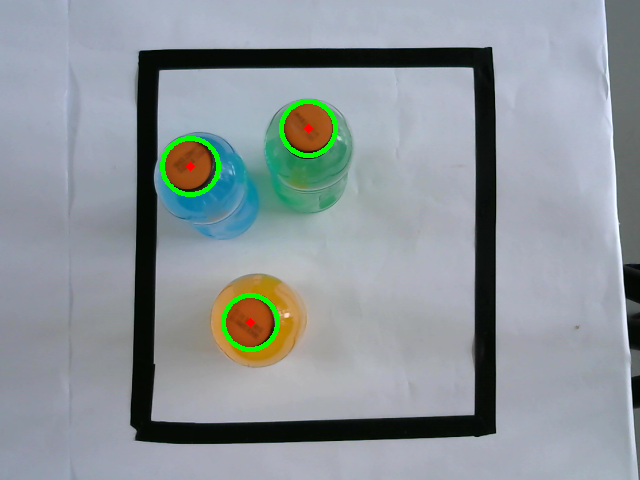
#> input picture process_img/example.png, 640 x 480 px, given in place of the camera
$ python avalos.py   (older library calls are emulated)
#> lines starting #> are read from the running program, lines starting #| are printed output that depends on the picture; after the words box and inside, x2 and y2 are one past the last pixel; in counts of white or black regions, pixels touching at a corner belong together
import numpy as np
import cv2
from matplotlib import pyplot as plt
cam = cv2.VideoCapture(1)


while (cam.isOpened()):
    # Leer los frames: retval=True si hay una imagen valida en la camara
    retval, cv_image = cam.read()
#> cv_image is the input picture: shape (480, 640, 3); mean B, G, R 153.7, 149.5, 141.1
    cv_copy  = cv_image.copy()
    # Si hay una imagen valida
    if retval == True:
        # Mostrar la imagen de la camara

        hsv = cv2.cvtColor(cv_image, cv2.COLOR_BGR2HSV)
#> hsv: shape (480, 640, 3); mean H, S, V 98, 45.3, 161

        thresholded = 0
        obj_color = 0
        if obj_color == 0:

            #hsv
            low  = [0,40,30]
            up = [100,150,150]

            lower = np.array(low, np.uint8)
            upper = np.array(up, np.uint8)

            thresholded = cv2.inRange(hsv, lower, upper)
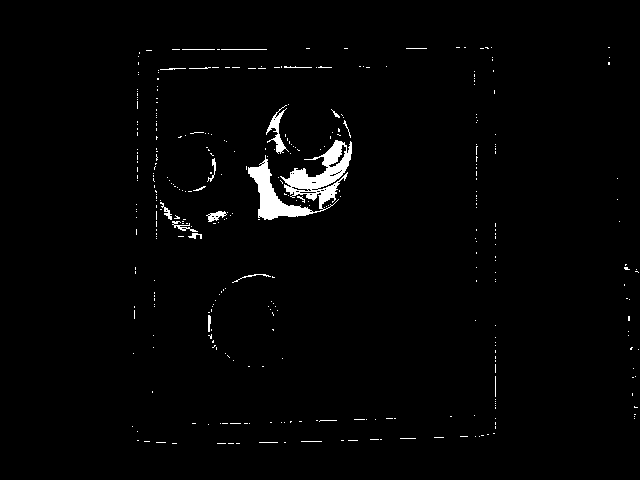
#> thresholded: shape (480, 640); 1.7% white; 358 white regions (337 under 20 px), largest, box (x1, y1, x2, y2) and area: (248, 140, 352, 220) 3247, (266, 105, 289, 154) 325, (206, 211, 227, 222) 117
            #Morphological opening (remove small objects from the foreground)
            thresholded = cv2.erode(thresholded, np.ones((2,2), np.uint8), iterations=3)
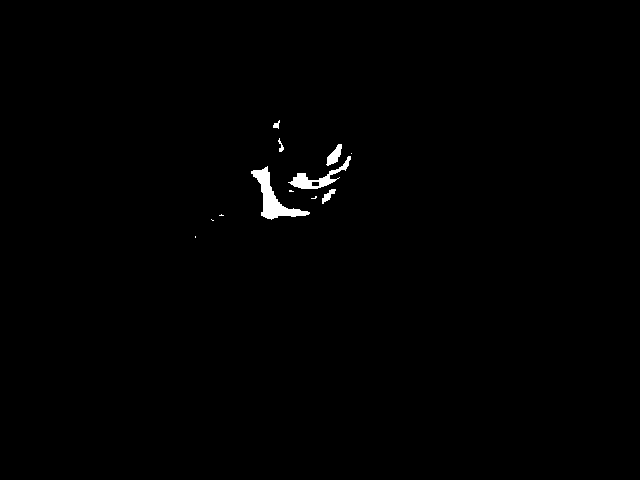
#> thresholded: shape (480, 640); 0.6% white; 12 white regions (6 under 20 px), largest, box (x1, y1, x2, y2) and area: (251, 166, 310, 220) 930, (288, 156, 351, 189) 536, (326, 144, 342, 166) 178, (322, 189, 336, 204) 90, (278, 138, 284, 152) 37, (273, 120, 280, 129) 34
            thresholded = cv2.dilate(thresholded, np.ones((2,2), np.uint8), iterations=3)
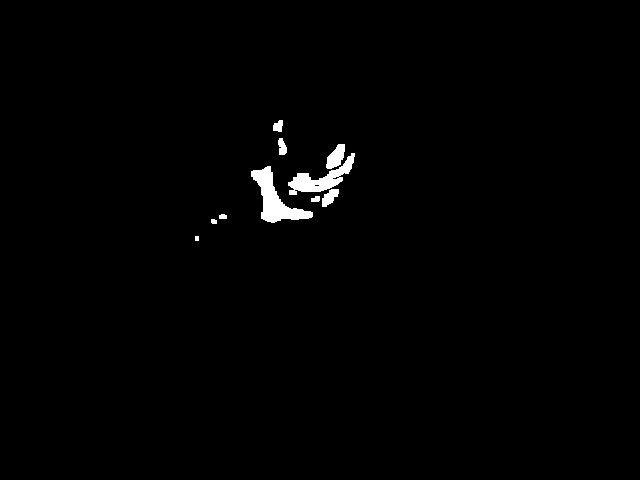
#> thresholded: shape (480, 640); 1% white; 10 white regions, largest, box (x1, y1, x2, y2) and area: (251, 166, 313, 223) 1290, (288, 153, 355, 195) 968, (326, 144, 345, 169) 301
            #Morphological closing (fill small holes in the foreground)
            thresholded = cv2.dilate(thresholded, np.ones((2,2), np.uint8), iterations=3)
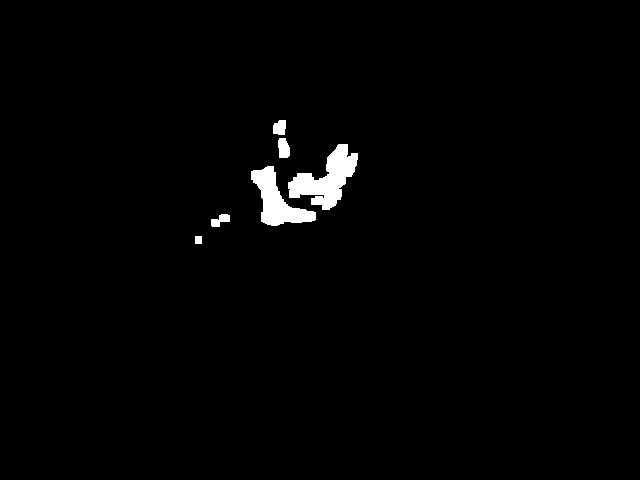
#> thresholded: shape (480, 640); 1.4% white; 6 white regions, box (x1, y1, x2, y2) and area: (288, 144, 358, 210) 2146, (251, 166, 316, 226) 1667, (278, 138, 290, 158) 201, (273, 120, 286, 135) 166, (211, 214, 230, 227) 151, (195, 236, 202, 244) 56
            thresholded = cv2.erode(thresholded, np.ones((2,2), np.uint8), iterations=3)
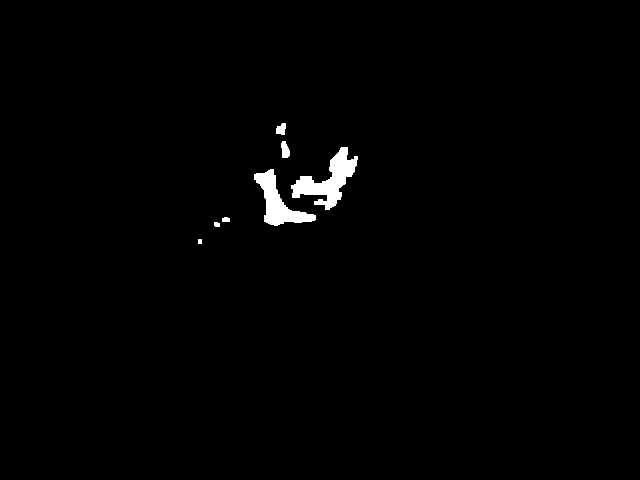
#> thresholded: shape (480, 640); 1% white; 7 white regions

            ret,thresh = cv2.threshold(thresholded,200,255,0)

            _, contours, hierarchy = cv2.findContours(thresh,cv2.RETR_TREE,cv2.CHAIN_APPROX_SIMPLE)
#> contours = 7 contours, 2 with area under 20; largest, box (x1, y1, x2, y2) and area: (291, 147, 358, 210) 1494, (254, 169, 316, 226) 1192, (281, 141, 290, 158) 93, (276, 123, 286, 135) 72, (222, 217, 230, 222) 25
            cnt = contours[0]
#> cnt = [[198, 239], [198, 243], [201, 243], [201, 239]]
            (x,y),radius = cv2.minEnclosingCircle(cnt)
#> x = 199.5; y = 241; radius = 2.5
            center = (int(x),int(y))
#> center = (199, 241)
            radius = int(radius)
#> radius = 2
            cv2.circle(cv_copy,center,radius,(0,255,0),2)
#> cv_copy: shape (480, 640, 3); 0.01% of pixels changed, all inside (x1, y1, x2, y2) = (196, 238, 203, 245)


            cv2.imshow('draw contours',cv_copy)

        # Esperar 30 segundos. Finalizar si se presiona q
        if cv2.waitKey(30) & 0xFF == ord('q'):
#> (key q is pressed here)
            break
    else:
        break

'''
while (cam.isOpened()):
    # Leer los frames: retval=True si hay una imagen valida en la camara
    retval, cv_image = cam.read()

    I = cv_image
    Igray = cv2.cvtColor(I, cv2.COLOR_BGR2GRAY)
    Igray = cv2.medianBlur(Igray, 5)

    minDist = 30  # Distancia minima entre centro de circulos detectados
    THCanny = 150 # Threshold max del detector de Canny
    minVotes = 50
    circles = cv2.HoughCircles(Igray, cv2.HOUGH_GRADIENT, 1, minDist, param1=THCanny,
                               param2=minVotes, minRadius=10, maxRadius=200)

    circles = np.uint16(np.around(circles))
    for i in circles[0,:]:
        # Dibujar el circulo externo
        cv2.circle(I,(i[0],i[1]),i[2],(0,255,0),2)
        # Dibujar el centro del circulo
        cv2.circle(I,(i[0],i[1]),2,(0,0,255),3)

    cv2.imshow('Circulos detectados', I)
    cv2.waitKey(0)
cv2.destroyAllWindows()
'''
